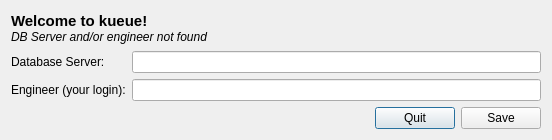
<?xml version="1.0" encoding="UTF-8"?>
<ui version="4.0">
 <class>BasicConfig</class>
 <widget class="QDialog" name="BasicConfig">
  <property name="geometry">
   <rect>
    <x>0</x>
    <y>0</y>
    <width>552</width>
    <height>140</height>
   </rect>
  </property>
  <property name="windowTitle">
   <string>Basic Configuration</string>
  </property>
  <property name="windowIcon">
   <iconset resource="kueue.qrc">
    <normaloff>:/icons/app/kueue16.png</normaloff>:/icons/app/kueue16.png</iconset>
  </property>
  <layout class="QGridLayout" name="gridLayout_2">
   <item row="0" column="0" colspan="2">
    <widget class="QLabel" name="label">
     <property name="text">
      <string>&lt;!DOCTYPE HTML PUBLIC &quot;-//W3C//DTD HTML 4.0//EN&quot; &quot;http://www.w3.org/TR/REC-html40/strict.dtd&quot;&gt;
&lt;html&gt;&lt;head&gt;&lt;meta name=&quot;qrichtext&quot; content=&quot;1&quot; /&gt;&lt;style type=&quot;text/css&quot;&gt;
p, li { white-space: pre-wrap; }
&lt;/style&gt;&lt;/head&gt;&lt;body style=&quot; font-family:'Sans Serif'; font-size:9pt; font-weight:400; font-style:normal;&quot;&gt;
&lt;p style=&quot; margin-top:0px; margin-bottom:0px; margin-left:0px; margin-right:0px; -qt-block-indent:0; text-indent:0px;&quot;&gt;&lt;span style=&quot; font-size:11pt; font-weight:600;&quot;&gt;Welcome to kueue!&lt;/span&gt;&lt;/p&gt;
&lt;p style=&quot; margin-top:0px; margin-bottom:0px; margin-left:0px; margin-right:0px; -qt-block-indent:0; text-indent:0px;&quot;&gt;&lt;span style=&quot; font-style:italic;&quot;&gt;DB Server and/or engineer not found&lt;/span&gt;&lt;/p&gt;&lt;/body&gt;&lt;/html&gt;</string>
     </property>
    </widget>
   </item>
   <item row="1" column="0" colspan="3">
    <layout class="QGridLayout" name="gridLayout">
     <item row="0" column="0">
      <widget class="QLabel" name="label_2">
       <property name="text">
        <string>Database Server: </string>
       </property>
      </widget>
     </item>
     <item row="0" column="1">
      <widget class="QLineEdit" name="dbServer"/>
     </item>
     <item row="1" column="0">
      <widget class="QLabel" name="label_3">
       <property name="text">
        <string>Engineer (your login):</string>
       </property>
      </widget>
     </item>
     <item row="1" column="1">
      <widget class="QLineEdit" name="engineer"/>
     </item>
    </layout>
   </item>
   <item row="2" column="0">
    <spacer name="horizontalSpacer">
     <property name="orientation">
      <enum>Qt::Horizontal</enum>
     </property>
     <property name="sizeHint" stdset="0">
      <size>
       <width>373</width>
       <height>20</height>
      </size>
     </property>
    </spacer>
   </item>
   <item row="2" column="1">
    <widget class="QPushButton" name="quitButton">
     <property name="text">
      <string>Quit</string>
     </property>
     <property name="icon">
      <iconset resource="kueue.qrc">
       <normaloff>:/icons/menus/quit.png</normaloff>:/icons/menus/quit.png</iconset>
     </property>
    </widget>
   </item>
   <item row="2" column="2">
    <widget class="QPushButton" name="saveButton">
     <property name="text">
      <string>Save</string>
     </property>
     <property name="icon">
      <iconset resource="kueue.qrc">
       <normaloff>:/icons/menus/ok.png</normaloff>:/icons/menus/ok.png</iconset>
     </property>
    </widget>
   </item>
  </layout>
 </widget>
 <resources>
  <include location="kueue.qrc"/>
 </resources>
 <connections>
  <connection>
   <sender>quitButton</sender>
   <signal>pressed()</signal>
   <receiver>BasicConfig</receiver>
   <slot>reject()</slot>
   <hints>
    <hint type="sourcelabel">
     <x>422</x>
     <y>122</y>
    </hint>
    <hint type="destinationlabel">
     <x>275</x>
     <y>69</y>
    </hint>
   </hints>
  </connection>
 </connections>
</ui>
